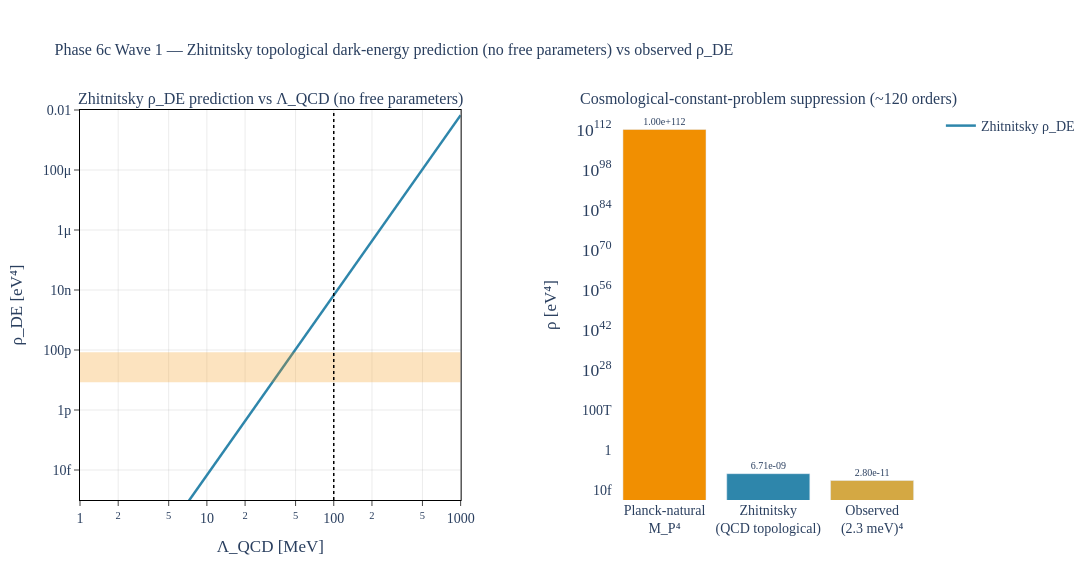

The notebook cell saved with this chart:
### Markdown cell above
## 5. Visualizing the prediction

**Left panel.** The Zhitnitsky prediction $\rho_{DE}(\Lambda_{QCD}) = \Lambda_{QCD}^{6} / M_P^2$ on a log-log scan. The amber band shows the observed dark-energy range; the dotted vertical line marks PDG $\Lambda_{QCD} \approx 100$ MeV. The prediction line passes near the band at the PDG scale.

**Right panel.** Three vacuum-energy scales side-by-side on a log axis: the Planck-natural $M_P^4 \approx 10^{112}$ eV⁴ at the top (amber), Zhitnitsky's $\sim 10^{-9}$ eV⁴ in the middle (steel-blue), and observed $\sim 10^{-11}$ eV⁴ at the bottom. The visible gap between the top bar and the middle bar represents the $\sim 120$-order suppression that Zhitnitsky claims to *explain* via QCD topology.

### Code cell
# viz-ref: fig_zhitnitsky_de_theta_scan
fig_zhitnitsky_de_theta_scan().show()

### Figure 1 — Plotly figure (JSON) as saved in the notebook; plotly's stock layout.template omitted (floating-point values rounded to 4 significant figures)
{"data": [{"hovertemplate": "Λ_QCD = %{x:.1f} MeV<br>ρ = %{y:.3e} eV⁴<extra></extra>", "line": {"color": "#2E86AB", "width": 2.5}, "mode": "lines", "name": "Zhitnitsky ρ_DE", "type": "scatter", "x": [1.0, 1.072, 1.15, 1.233, 1.322, 1.417, 1.52, 1.63, 1.748, 1.874, 2.009, 2.154, 2.31, 2.477, 2.656, 2.848, 3.054, 3.275, 3.511, 3.765, 4.037, 4.329, 4.642, 4.977, 5.337, 5.722, 6.136, 6.579, 7.055, 7.565, 8.111, 8.697, 9.326, 10.0, 10.72, 11.5, 12.33, 13.22, 14.17, 15.2, 16.3, 17.48, 18.74, 20.09, 21.54, 23.1, 24.77, 26.56, 28.48, 30.54, 32.75, 35.11, 37.65, 40.37, 43.29, 46.42, 49.77, 53.37, 57.22, 61.36, 65.79, 70.55, 75.65, 81.11, 86.97, 93.26, 100.0, 107.2, 115.0, 123.3, 132.2, 141.7, 152.0, 163.0, 174.8, 187.4, 200.9, 215.4, 231.0, 247.7, 265.6, 284.8, 305.4, 327.5, 351.1, 376.5, 403.7, 432.9, 464.2, 497.7, 533.7, 572.2, 613.6, 657.9, 705.5, 756.5, 811.1, 869.7, 932.6, 1000.0], "xaxis": "x", "y": [6.71e-21, 1.02e-20, 1.55e-20, 2.356e-20, 3.581e-20, 5.443e-20, 8.272e-20, 1.257e-19, 1.911e-19, 2.905e-19, 4.415e-19, 6.71e-19, 1.02e-18, 1.55e-18, 2.356e-18, 3.581e-18, 5.443e-18, 8.272e-18, 1.257e-17, 1.911e-17, 2.905e-17, 4.415e-17, 6.71e-17, 1.02e-16, 1.55e-16, 2.356e-16, 3.581e-16, 5.443e-16, 8.272e-16, 1.257e-15, 1.911e-15, 2.905e-15, 4.415e-15, 6.71e-15, 1.02e-14, 1.55e-14, 2.356e-14, 3.581e-14, 5.443e-14, 8.272e-14, 1.257e-13, 1.911e-13, 2.905e-13, 4.415e-13, 6.71e-13, 1.02e-12, 1.55e-12, 2.356e-12, 3.581e-12, 5.443e-12, 8.272e-12, 1.257e-11, 1.911e-11, 2.905e-11, 4.415e-11, 6.71e-11, 1.02e-10, 1.55e-10, 2.356e-10, 3.581e-10, 5.443e-10, 8.272e-10, 1.257e-09, 1.911e-09, 2.905e-09, 4.415e-09, 6.71e-09, 1.02e-08, 1.55e-08, 2.356e-08, 3.581e-08, 5.443e-08, 8.272e-08, 1.257e-07, 1.911e-07, 2.905e-07, 4.415e-07, 6.71e-07, 1.02e-06, 1.55e-06, 2.356e-06, 3.581e-06, 5.443e-06, 8.272e-06, 1.257e-05, 1.911e-05, 2.905e-05, 4.415e-05, 6.71e-05, 0.000102, 0.000155, 0.0002356, 0.0003581, 0.0005443, 0.0008272, 0.001257, 0.001911, 0.002905, 0.004415, 0.00671], "yaxis": "y"}, {"hovertemplate": "<b>%{x}</b><br>ρ = %{y:.3e} eV⁴<extra></extra>", "marker": {"color": ["#F18F01", "#2E86AB", "#D4A843"]}, "showlegend": false, "text": ["1.00e+112", "6.71e-09", "2.80e-11"], "textfont": {"size": 10}, "textposition": "outside", "type": "bar", "x": ["Planck-natural<br>M_P⁴", "Zhitnitsky<br>(QCD topological)", "Observed<br>(2.3 meV)⁴"], "xaxis": "x2", "y": [1e+112, 6.71e-09, 2.8e-11], "yaxis": "y2"}], "layout": {"annotations": [{"font": {"size": 16}, "showarrow": false, "text": "Zhitnitsky ρ_DE prediction vs Λ_QCD (no free parameters)", "x": 0.2255, "xanchor": "center", "xref": "paper", "y": 1, "yanchor": "bottom", "yref": "paper"}, {"font": {"size": 16}, "showarrow": false, "text": "Cosmological-constant-problem suppression (~120 orders)", "x": 0.8155, "xanchor": "center", "xref": "paper", "y": 1, "yanchor": "bottom", "yref": "paper"}, {"font": {"color": "#F18F01", "size": 10}, "showarrow": false, "text": "observed<br>ρ_DE ≈ 2.8e-11 eV⁴", "x": 2, "xanchor": "left", "xref": "x", "y": 2.8e-11, "yref": "y"}, {"font": {"color": "#000000", "size": 10}, "showarrow": false, "text": "PDG Λ_QCD<br>≈ 100 MeV", "x": 110.0, "xanchor": "left", "xref": "x", "y": 1e-13, "yref": "y"}], "font": {"family": "CMU Serif, Computer Modern, Times New Roman, serif", "size": 14}, "height": 580, "margin": {"b": 80, "t": 110}, "paper_bgcolor": "white", "plot_bgcolor": "white", "shapes": [{"fillcolor": "#F18F01", "line": {"width": 0}, "opacity": 0.25, "type": "rect", "x0": 1, "x1": 1000, "xref": "x", "y0": 8.4e-12, "y1": 8.4e-11, "yref": "y"}, {"line": {"color": "#000000", "dash": "dot", "width": 1.5}, "type": "line", "x0": 100, "x1": 100, "xref": "x", "y0": 1e-15, "y1": 0.01, "yref": "y"}], "title": {"font": {"family": "CMU Serif, Computer Modern, Times New Roman, serif", "size": 16}, "text": "Phase 6c Wave 1 — Zhitnitsky topological dark-energy prediction (no free parameters) vs observed ρ_DE"}, "width": 1300, "xaxis": {"anchor": "y", "domain": [0, 0.451], "gridcolor": "rgba(0,0,0,0.08)", "linecolor": "black", "linewidth": 1, "mirror": true, "range": [0, 3], "showgrid": true, "showline": true, "ticks": "outside", "title": {"text": "Λ_QCD [MeV]"}, "type": "log", "zeroline": true, "zerolinecolor": "rgba(0,0,0,0.2)"}, "xaxis2": {"anchor": "y2", "domain": [0.631, 1]}, "yaxis": {"anchor": "x", "domain": [0, 1], "gridcolor": "rgba(0,0,0,0.08)", "linecolor": "black", "linewidth": 1, "mirror": true, "range": [-15, -2], "showgrid": true, "showline": true, "ticks": "outside", "title": {"text": "ρ_DE [eV⁴]"}, "type": "log", "zeroline": true, "zerolinecolor": "rgba(0,0,0,0.2)"}, "yaxis2": {"anchor": "x2", "domain": [0, 1], "title": {"text": "ρ [eV⁴]"}, "type": "log"}}}
